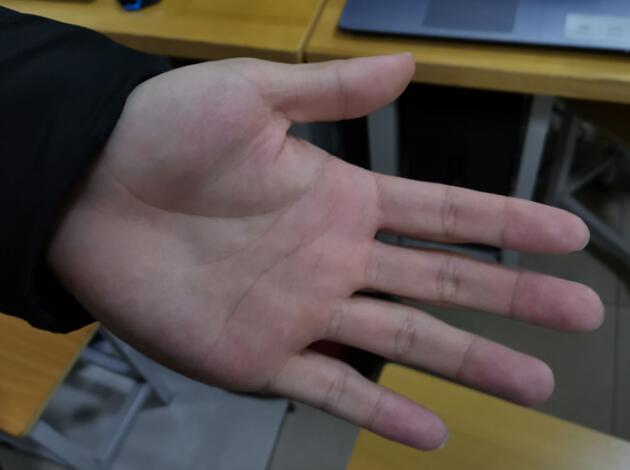
#> input picture U8/o.jpg, 630 x 470 px
$ python 'test 轮廓性质1.py'
#> lines starting #> are read from the running program, lines starting #| are printed output that depends on the picture; after the words box and inside, x2 and y2 are one past the last pixel; in counts of white or black regions, pixels touching at a corner belong together
# coding:gbk
import cv2 as cv

img = cv.imread('o.jpg')
#> img is the input picture: shape (470, 630, 3); mean B, G, R 72.4, 76.2, 85.4

# 图片缩小
# cv.resize(img,None,fx=2,fy=10,interpolation=1)
# 颜色转换
gray = cv.cvtColor(img,cv.COLOR_BGR2GRAY)
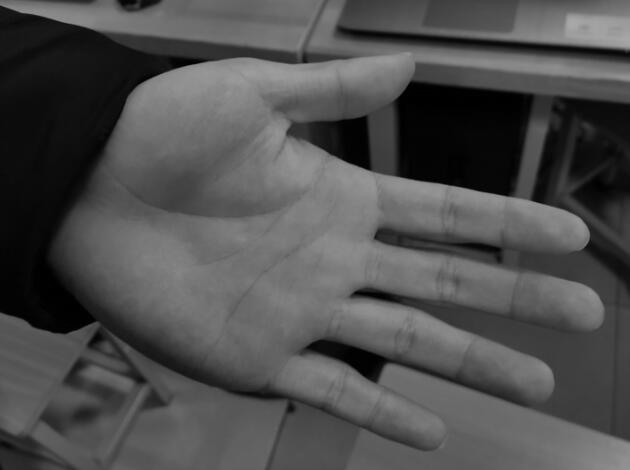
#> gray: shape (470, 630); min 0, max 169, mean 78.5

# 二值化
ret,dst = cv.threshold(gray,90,255,cv.THRESH_BINARY_INV)
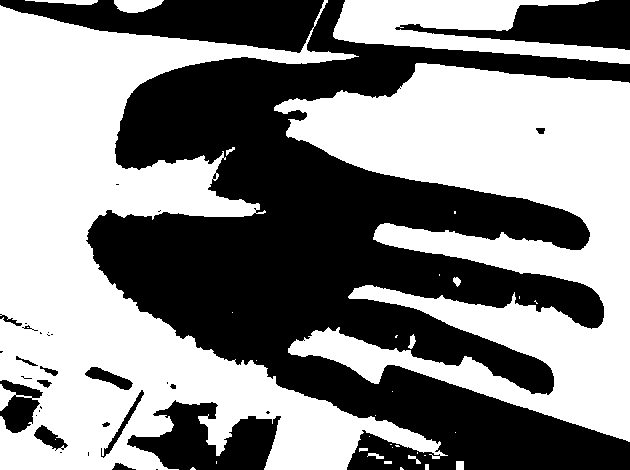
#> dst: shape (470, 630); 53.4% white; 33 black regions (17 under 20 px)

# 查找轮廓
# c代表所有的轮廓，h表示轮廓的层次信息
# contours, hierarchy=cv2.findContours(image, mode, method[, contours[, hierarchy[, offset]]])
c,h = cv.findContours(dst,cv.RETR_TREE,cv.CHAIN_APPROX_SIMPLE)
#> c = 72 contours, 50 with area under 20; largest, box (x1, y1, x2, y2) and area: (0, 0, 448, 470) 81328, (274, 63, 630, 442) 64454, (333, 0, 630, 64) 9094, (84, 366, 134, 391) 526, (100, 389, 145, 459) 436; h = 72 rows, first 6: [1, -1, -1, -1], [2, 0, -1, -1], [3, 1, -1, -1], [4, 2, -1, -1], [5, 3, -1, -1], [6, 4, -1, -1]

# 画轮廓
# cv2.drawContours(image, contours, contourIdx, color[, thickness[, lineType[
"""
image：目标输出图像
contours：所有的轮廓，可直接传入findContours函数中的contours参数
contourIdx：轮廓的索引，即绘制哪个轮廓，若为负值则绘制所有轮廓
color：绘制的颜色，元祖形式，如（255）或（255, 255, 255）
thickness：绘制的轮廓的线条粗细程度，若为负数，表示要填充整个轮廓

"""

cv.drawContours(img,c,-1,(0,255,0),2,8,h)
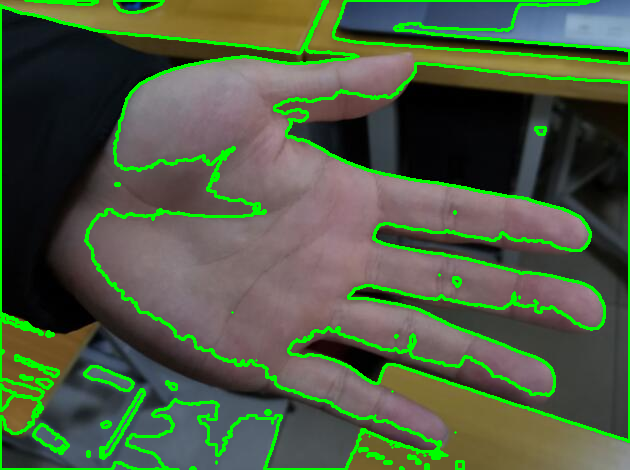
#> img: shape (470, 630, 3); 9.06% of pixels changed, all inside (x1, y1, x2, y2) = (0, 0, 630, 470)

c0=c[0]
#> c0 = [[400, 467], [400, 469], [403, 469], [401, 467]]
m = cv.moments(c0)
#> m = moments, m00 4, centre m10/m00, m01/m00 = (401.1, 468.2)
cx = int(m['m10']/m['m00'])
#> cx = 401
cy = int(m['m01']/m['m00'])
#> cy = 468

# print(m)
# cv.circle(img,(cx,cy),5,(0,0,255),1)

cv.imshow('img1',dst)
# cv.imshow('img',img)

cv.waitKey(0)
